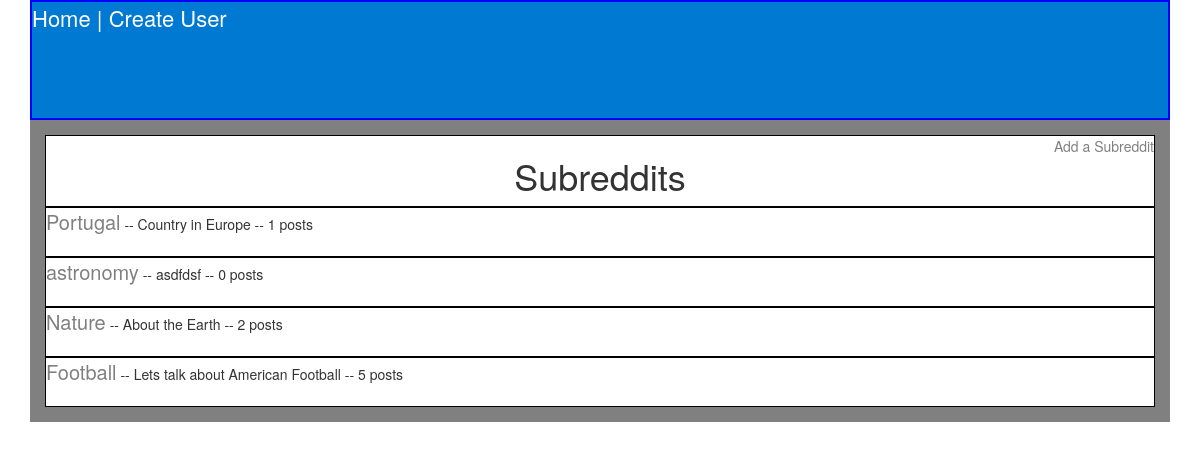
Page /subreddits/ on the earlier database version.
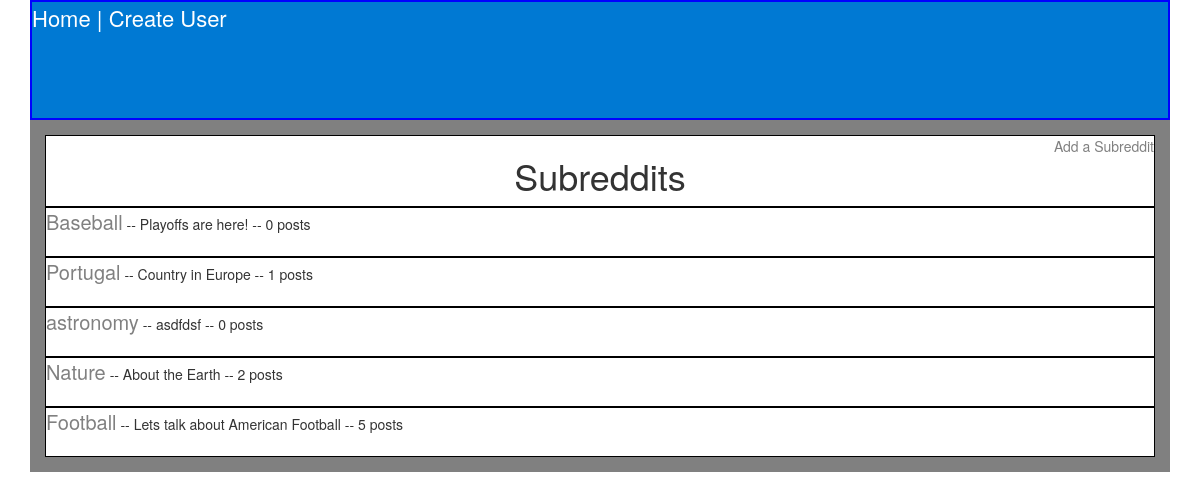
Same page on the later database version.
### app/models.py (models this page shows, shortened)
class Subreddit(models.Model):
    name = models.CharField(max_length = 40)
    description = models.CharField(max_length = 40)
    creation_time = models.DateTimeField(auto_now_add=True)
    @property
    def current_count(self):
        posts = Post.objects.filter(subreddit = self)
        return posts.count()

### app/views.py (the view)
# urls.py: url(r'^subreddits/$', SubredditView.as_view(), name="subreddits_view"),
class SubredditView(ListView):
    template_name = "subreddits.html"
    model = Subreddit
    def get_context_data(self):
        context = super().get_context_data()
        subs = Subreddit.objects.all()
        order = sorted(subs, key=operator.attrgetter('creation_time'))
        order.reverse()
        context["twenty"] = order
        return context

### templates/subreddits.html
{% extends 'base.html' %}
    {% block content %}
      <div class="title">
<a href="{%url 'subreddit_create_view'%}">Add a Subreddit</a>
      <h1>Subreddits</h1>
    </div>
      {% for sub in twenty %}
  <div class="sub_item">
        <a href="{%url 'post_list_view' sub.id %}">{{sub.name}}</a> --
        {{ sub.description}} -- {{ sub.current_count }} posts
  </div>
      {% endfor %}
        {% endblock %}

Differences in the rows shown:
added Subreddit: name "Baseball", description "Playoffs are here!", current_count "0"
